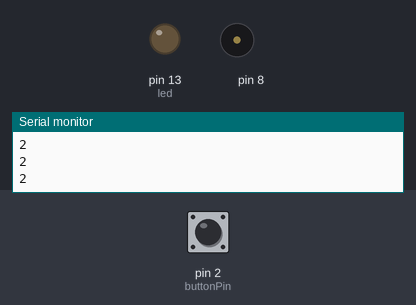
The sketch below on a simulated Arduino Uno, built with avr-gcc and run on an emulated ATmega328P. Parts: output pins drawn as LEDs (lit = HIGH), buzzer (waves = sounding), the last lines printed to the serial monitor. The inputs (shaded band) are chosen by the test bench; at power-on: pin 2 (buttonPin) LOW.

Above: at 1.8 s.
1.9 s: pin 2 (buttonPin) pulled HIGH for 0.6 s
At 3.29 s:
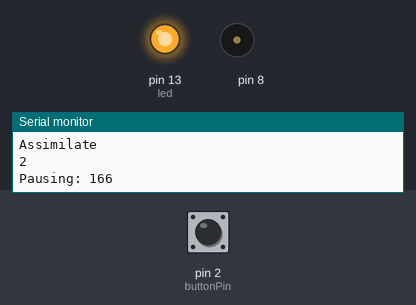
At 3.9 s:
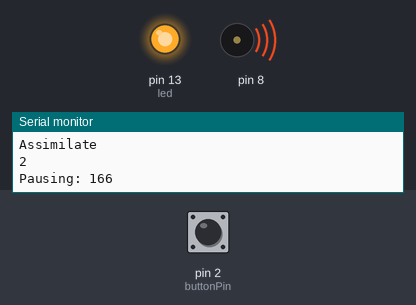
5.5 s: pin 2 (buttonPin) pulled HIGH for 1 s
9.5 s: pin 2 (buttonPin) pulled HIGH for 3.2 s
Timing chart, 0 to 17.1 s (numbered marks = the images above; inputs shaded):
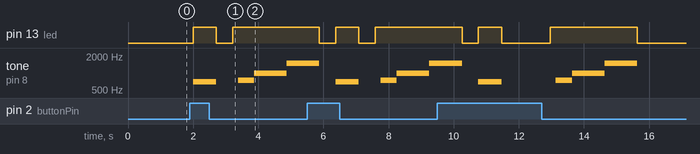

The sketch:

tone_with_switch.ino
```cpp
#include <Tone.h>

Tone tone1;

#define OCTAVE_OFFSET 0

int notes[] = { 0,
NOTE_C4, NOTE_CS4, NOTE_D4, NOTE_DS4, NOTE_E4, NOTE_F4, NOTE_FS4, NOTE_G4, NOTE_GS4, NOTE_A4, NOTE_AS4, NOTE_B4,
NOTE_C5, NOTE_CS5, NOTE_D5, NOTE_DS5, NOTE_E5, NOTE_F5, NOTE_FS5, NOTE_G5, NOTE_GS5, NOTE_A5, NOTE_AS5, NOTE_B5,
NOTE_C6, NOTE_CS6, NOTE_D6, NOTE_DS6, NOTE_E6, NOTE_F6, NOTE_FS6, NOTE_G6, NOTE_GS6, NOTE_A6, NOTE_AS6, NOTE_B6,
NOTE_C7, NOTE_CS7, NOTE_D7, NOTE_DS7, NOTE_E7, NOTE_F7, NOTE_FS7, NOTE_G7, NOTE_GS7, NOTE_A7, NOTE_AS7, NOTE_B7
};

//Song variables
char *StarWars = "StarWars:d=4,o=5,b=45:32p,32f#,32f#,32f#,8b.,8f#.6";
//,32e6,32d#6,32c#6,8b.6,16f#.6,32e6,32d#6,32c#6,8b.6,16f#.6,32e6,32d#6,32e6,8c#.6,32f#,32f#,32f#,8b.,8f#.6,32e6,32d#6,32c#6,8b.6,16f#.6,32e6,32d#6,32c#6,8b.6,16f#.6,32e6,32d#6,32e6,8c#6";
char *StarTrek = "Star Trek:d=16,o=5,b=63:8f.";
//,a#,4d#.6,8d6,a#.,g.,c.6,4f6";

const int led = 13;
const int buttonPin = 2;

int buttonState = 0;
int lastButtonState = 0;
int songPlayed = 0;

void setup(void)
{
  pinMode(buttonPin, INPUT);
  pinMode(led, OUTPUT);
  Serial.begin(9600);
  tone1.begin(8);
}

#define isdigit(n) (n >= '0' && n <= '9')

//functions for tone library
void play_rtttl(char *p)
{
  // Absolutely no error checking in here

  byte default_dur = 4;
  byte default_oct = 6;
  int bpm = 63;
  int num;
  long wholenote;
  long duration;
  byte note;
  byte scale;

  // format: d=N,o=N,b=NNN:
  // find the start (skip name, etc)

  while(*p != ':') p++;    // ignore name
  p++;                     // skip ':'

  // get default duration
  if(*p == 'd')
  {
    p++; p++;              // skip "d="
    num = 0;
    while(isdigit(*p))
    {
      num = (num * 10) + (*p++ - '0');
    }
    if(num > 0) default_dur = num;
    p++;                   // skip comma
  }

  // get default octave
  if(*p == 'o')
  {
    p++; p++;              // skip "o="
    num = *p++ - '0';
    if(num >= 3 && num <=7) default_oct = num;
    p++;                   // skip comma
  }

  // get BPM
  if(*p == 'b')
  {
    p++; p++;              // skip "b="
    num = 0;
    while(isdigit(*p))
    {
      num = (num * 10) + (*p++ - '0');
    }
    bpm = num;
    p++;                   // skip colon
  }

  // BPM usually expresses the number of quarter notes per minute
  wholenote = (60 * 1000L / bpm) * 4;  // this is the time for whole note (in milliseconds)

  // now begin note loop
  while(*p)
  {
    // first, get note duration, if available
    num = 0;
    while(isdigit(*p))
    {
      num = (num * 10) + (*p++ - '0');
    }

    if(num) duration = wholenote / num;
    else duration = wholenote / default_dur;  // we will need to check if we are a dotted note after

    // now get the note
    note = 0;

    switch(*p)
    {
      case 'c':
        note = 1;
        break;
      case 'd':
        note = 3;
        break;
      case 'e':
        note = 5;
        break;
      case 'f':
        note = 6;
        break;
      case 'g':
        note = 8;
        break;
      case 'a':
        note = 10;
        break;
      case 'b':
        note = 12;
        break;
      case 'p':
      default:
        note = 0;
    }
    p++;

    // now, get optional '#' sharp
    if(*p == '#')
    {
      note++;
      p++;
    }

    // now, get optional '.' dotted note
    if(*p == '.')
    {
      duration += duration/2;
      p++;
    }

    // now, get scale
    if(isdigit(*p))
    {
      scale = *p - '0';
      p++;
    }
    else
    {
      scale = default_oct;
    }

    scale += OCTAVE_OFFSET;

    if(*p == ',')
      p++;       // skip comma for next note (or we may be at the end)

    // now play the note

    if(note)
    {
      tone1.play(notes[(scale - 4) * 12 + note]);
      delay(duration);
      tone1.stop();
    }
    else
    {
      Serial.print("Pausing: ");
      Serial.println(duration, 10);
      delay(duration);
    }
  }
}


void loop(void){
  digitalWrite(led, LOW);
  buttonState = digitalRead(buttonPin);
  Serial.println(buttonPin);
  if (buttonState != lastButtonState) {
    songPlayed = 0;
    digitalWrite(led, HIGH);
    if (buttonState == HIGH){
      play_rtttl(StarTrek);
      songPlayed++;
      Serial.println("Assimilate");
    }
  else{
    play_rtttl(StarWars);
    songPlayed++;
    Serial.println("Troll");
  }
  }
  digitalWrite(led, LOW);
  lastButtonState = buttonState;
  delay(500);
}
```

Measured:
- after the input at 1.9 s, pin 13 (led): LOW → HIGH after 0.10 s, → LOW 0.71 s later, → HIGH 0.50 s later; tone on pin 8: plays 698 Hz for 0.71 s, 740 Hz for 0.50 s, 988 Hz for 1.0 s, 1480 Hz for 0.62 s, starting after 0.10 s
